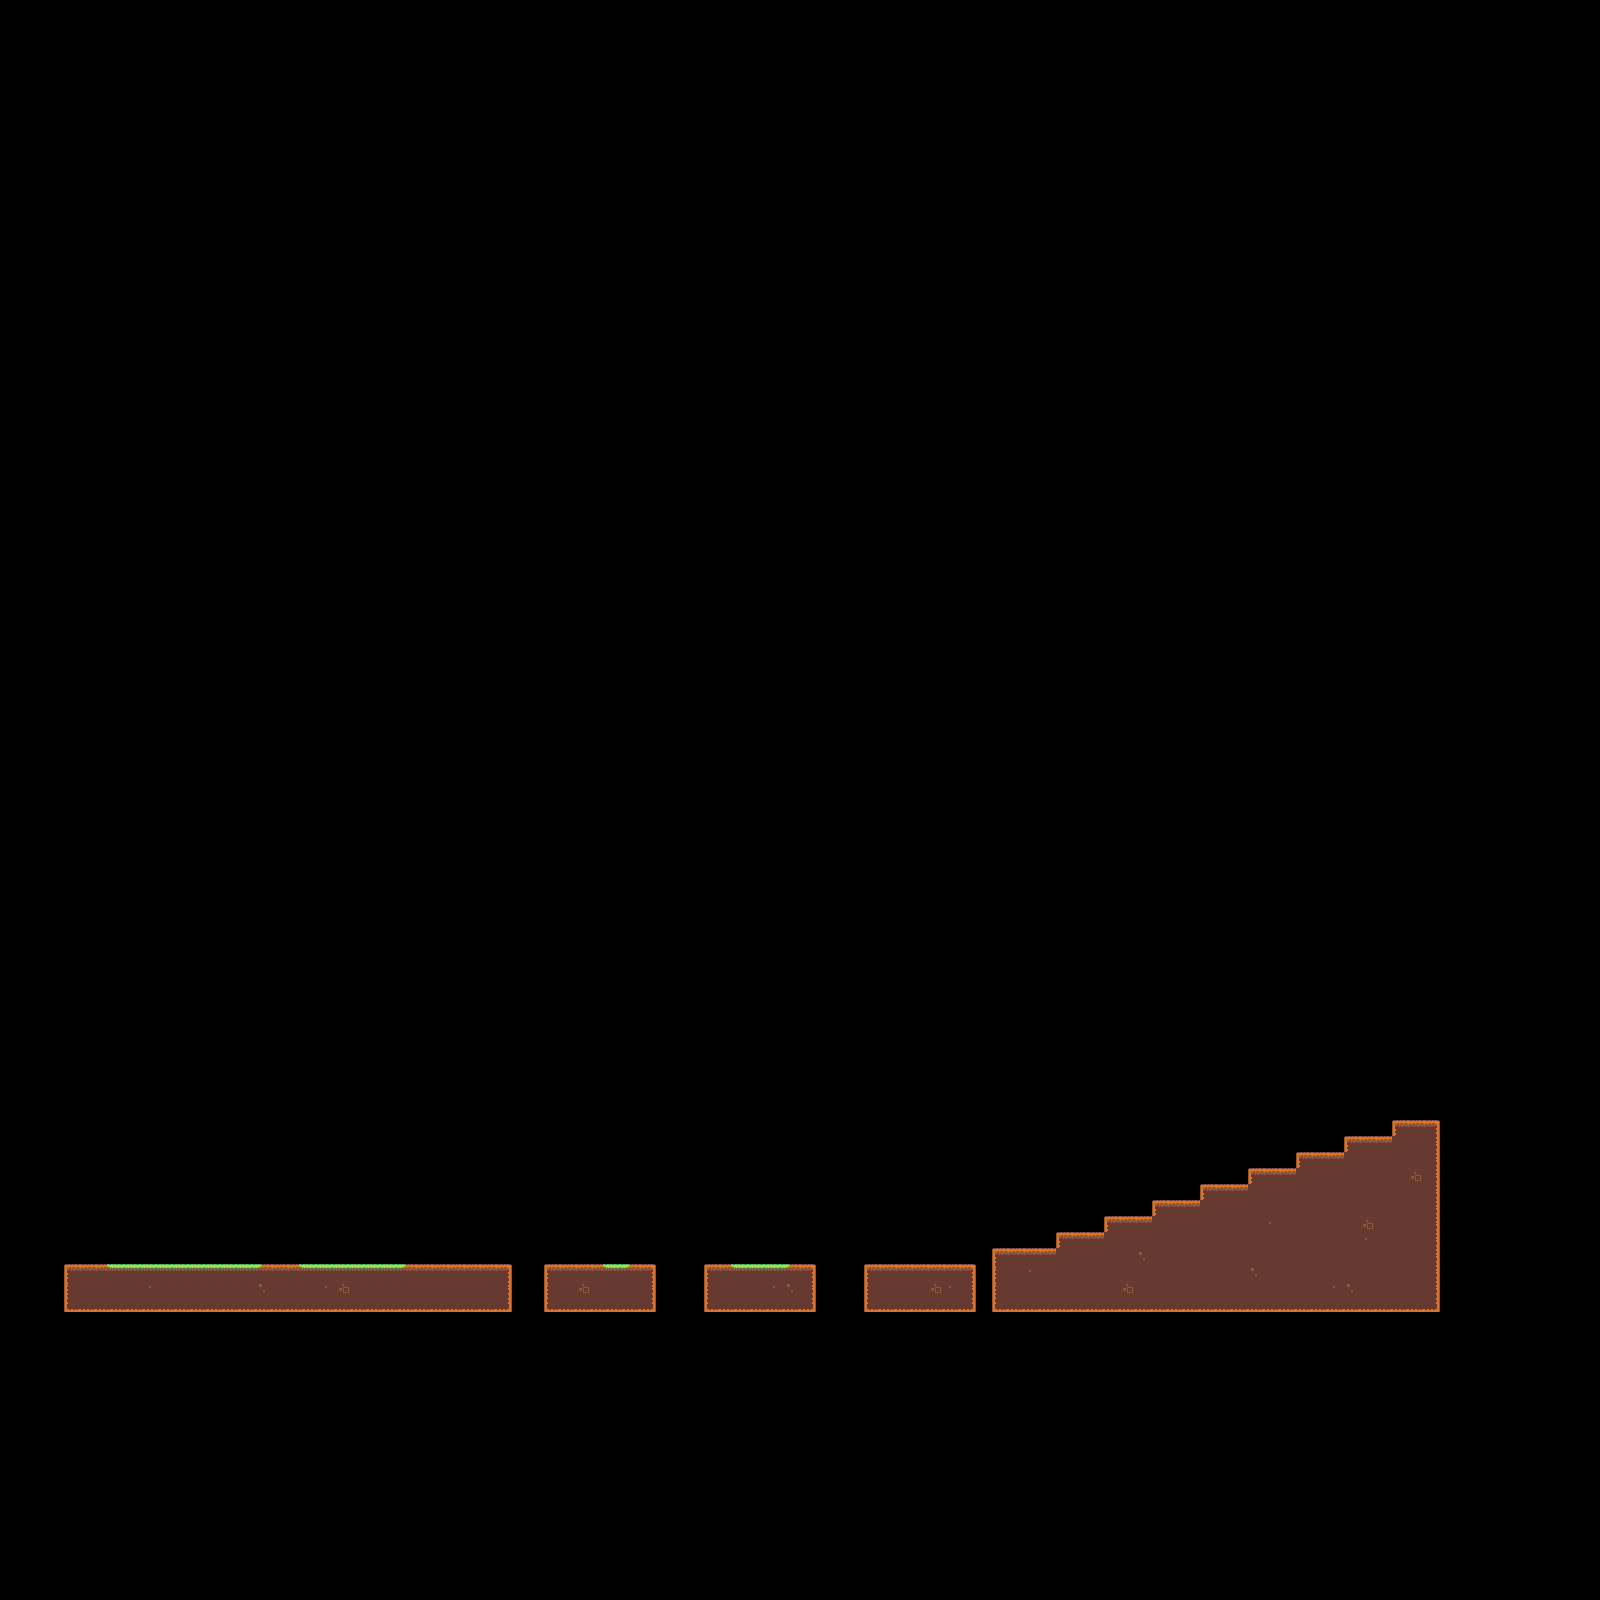

This is a level from a 2D game, rendered from its Tiled map with the project's own tilesets. A one-line summary and the map file follow, with tile-layer data summarised:
An orthogonal 100x100 tile map with 16x16 px tiles, 1 tile layer (Tile Layer 1), 2 tilesets and 40 objects (3x Text, Player).

<map version="1.0" orientation="orthogonal" renderorder="right-down" width="100" height="100" tilewidth="16" tileheight="16" nextobjectid="64">
 <tileset firstgid="1" name="tiles" tilewidth="16" tileheight="16" tilecount="18" columns="6">
  <image source="../sprites/tiles.png" width="96" height="48" />
 </tileset>
 <tileset firstgid="19" name="objects" tilewidth="16" tileheight="22" tilecount="2" columns="0">
  <tile id="0">
   <image width="5" height="12" source="../sprites/carrot.png" />
  </tile>
  <tile id="1">
   <image width="16" height="22" source="../sprites/flag.png" />
  </tile>
 </tileset>
 <layer name="Tile Layer 1" width="100" height="100">
  <data>[10000 cells, 367 non-empty, 15 distinct tile ids]</data>
 </layer>
 <objectgroup name="Object Layer 1">
  <object id="4" name="Player" type="Player" x="64" y="1248" width="16" height="16" />
  <object id="5" name="Hit [SPACE] to jump!" type="Text" x="416" y="1248" width="96" height="16" />
  <object id="7" name="Note: You have limited jumps!" type="Text" x="528" y="1248" width="144" height="16" />
  <object id="8" name="Don't run out of [SPACE]!" type="Text" x="688" y="1248" width="144" height="16" />
  <object id="19" gid="19" x="118" y="1261.25" width="5" height="12" />
  <object id="20" gid="19" x="135" y="1261.75" width="5" height="12" />
  <object id="21" gid="19" x="151" y="1262.25" width="5" height="12" />
  <object id="22" gid="19" x="165.75" y="1262.75" width="5" height="12" />
  <object id="23" gid="19" x="181.25" y="1262.75" width="5" height="12" />
  <object id="24" gid="19" x="198.5" y="1263" width="5" height="12" />
  <object id="25" gid="19" x="217.25" y="1262.5" width="5" height="12" />
  <object id="26" gid="19" x="229.5" y="1260.5" width="5" height="12" />
  <object id="27" gid="19" x="245.25" y="1263.25" width="5" height="12" />
  <object id="32" gid="19" x="501.5" y="1262.75" width="5" height="12" />
  <object id="33" gid="19" x="518.75" y="1247" width="5" height="12" />
  <object id="34" gid="19" x="532.75" y="1229.5" width="5" height="12" />
  <object id="35" gid="19" x="551.25" y="1229.75" width="5" height="12" />
  <object id="36" gid="19" x="568" y="1244.75" width="5" height="12" />
  <object id="37" gid="19" x="661" y="1246.75" width="5" height="12" />
  <object id="38" gid="19" x="675.75" y="1230" width="5" height="12" />
  <object id="39" gid="19" x="691.75" y="1244.75" width="5" height="12" />
  <object id="40" gid="19" x="326.5" y="1261" width="5" height="12" />
  <object id="41" gid="19" x="341.5" y="1263.25" width="5" height="12" />
  <object id="42" gid="19" x="358.5" y="1261" width="5" height="12" />
  <object id="43" gid="19" x="375" y="1263.25" width="5" height="12" />
  <object id="44" gid="19" x="645" y="1262" width="5" height="12" />
  <object id="45" gid="19" x="710.5" y="1263.25" width="5" height="12" />
  <object id="48" gid="19" x="309" y="1261.25" width="5" height="12" />
  <object id="49" gid="19" x="388.75" y="1262" width="5" height="12" />
  <object id="51" gid="19" x="886" y="1262" width="5" height="12" />
  <object id="52" gid="19" x="905.75" y="1263" width="5" height="12" />
  <object id="53" gid="19" x="916.25" y="1261.5" width="5" height="12" />
  <object id="54" gid="19" x="934" y="1263.25" width="5" height="12" />
  <object id="55" gid="19" x="948.75" y="1262.5" width="5" height="12" />
  <object id="57" gid="19" x="887" y="1230.67" width="5" height="12" />
  <object id="58" gid="19" x="901.333" y="1231" width="5" height="12" />
  <object id="59" gid="19" x="915.667" y="1231" width="5" height="12" />
  <object id="60" gid="19" x="937.333" y="1229.67" width="5" height="12" />
  <object id="61" gid="19" x="948.667" y="1229.67" width="5" height="12" />
  <object id="62" gid="20" x="1408" y="1120" width="16" height="22" />
 </objectgroup>
</map>
